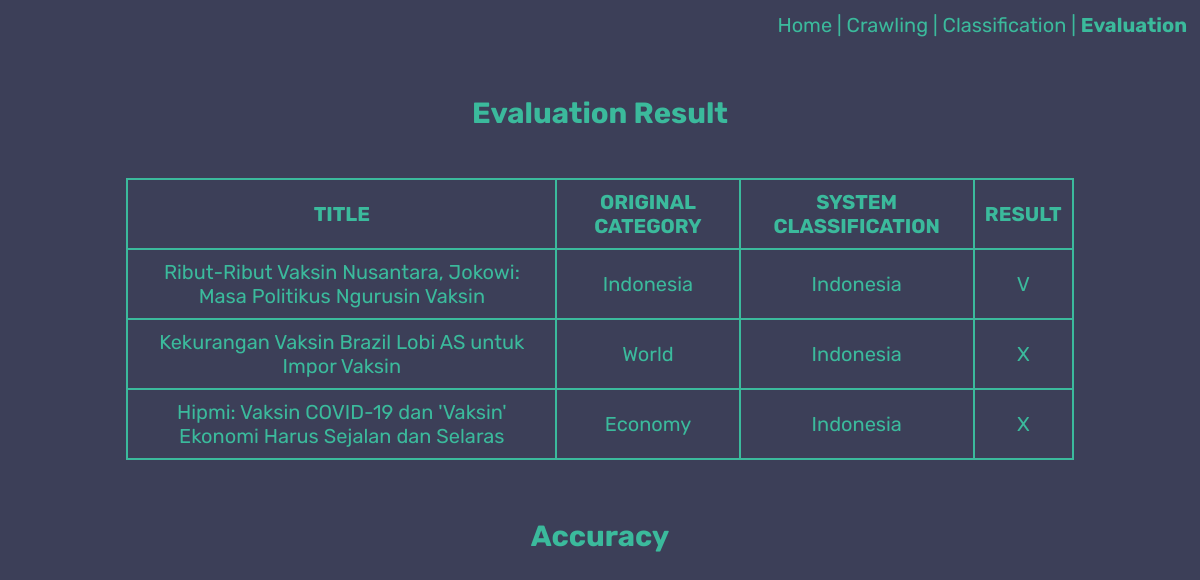
The page /evaluation.php on the database as committed earlier.
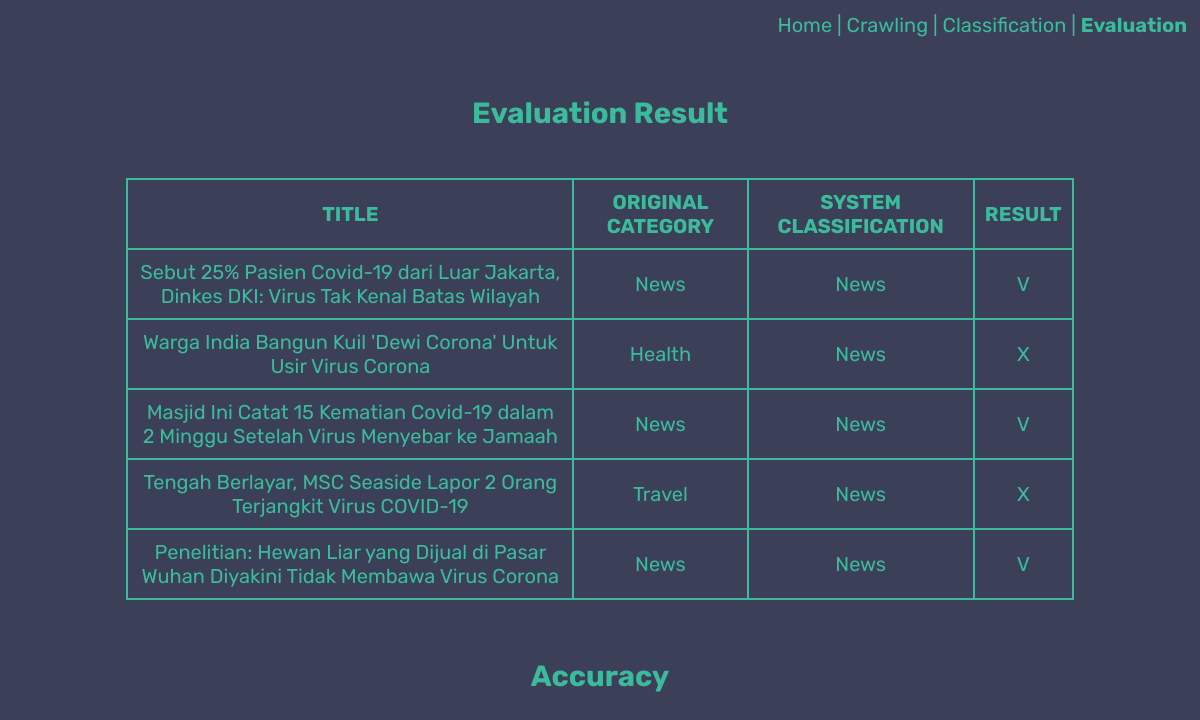
The same page on the database as committed later.
### tables this page shows
CREATE TABLE `testing_data` (
  `id` int(11) NOT NULL,
  `title` varchar(255) NOT NULL,
  `date` varchar(255) NOT NULL,
  `original_category` varchar(255) NOT NULL,
  `system_classification` varchar(255) NOT NULL,
  `queue` int(11) NOT NULL DEFAULT 0
);

### evaluation.php (the view, shortened to what this page needs)
<?php
    $mysqli = new mysqli("localhost", "root", "", "db_godeye");
?>
<!DOCTYPE html>
<html>
    <head>
        <link rel="stylesheet" href="main.css">
    </head>
    <body>
        <header>
            <div id="nav">
                <a href="index.php" class="navbar">Home</a> |
                <a href="crawl.php" class="navbar">Crawling</a> |
                <a href="classification.php" class="navbar">Classification</a> |
                <a href="#" class="navbar"><b>Evaluation</b></a>
            </div>
        </header>
        <main>
            <div class="main title">
                <h3>Evaluation Result</h3>
            </div>
            <div class="main result">
                <table class='table'>
                    <thead>
                        <tr>
                            <td>TITLE</td>
                            <td>ORIGINAL CATEGORY</td>
                            <td>SYSTEM CLASSIFICATION</td>
                            <td>RESULT</td>
                        </tr>
                    </thead>
                    <tbody>
                        <?php
                            $result = $mysqli->query("SELECT * FROM `testing_data` WHERE queue = (SELECT max(queue) FROM testing_data)");
                            while($row = $result->fetch_assoc()) {
                                echo "<tr>";
                                    echo "<td>".$row['title']."</td>";
                                    echo "<td>".$row['original_category']."</td>";
                                    echo "<td>".$row['system_classification']."</td>";
                                    if ($row['original_category'] == $row['system_classification']) {
                                        echo "<td>V</td>";
                                    } else {
                                        echo "<td>X</td>";
                                    }
                                echo "</tr>";
                            }
                        ?>
                    </tbody>
                </table>
            </div>
            <div class="main title">
                <h3>Accuracy</h3>
            </div>
        </main>
    </body>
</html>

### main.css (style rules this page uses)
* { font-family: 'Rubik', sans-serif; }
td { padding: 10px; }

### evaluation.php (style rules this page uses)
body { background-color: #3C3F58; }
header { padding-right: 5px; padding-top: 5px; text-align: right; }
#nav { font-size: 20px; color: #3BBA9C; }
.navbar { text-decoration: none; color: #3BBA9C; }
.main { text-align: center; color: #3BBA9C; font-size: 20px; }
.title { margin-top: 5%; font-size: 25px; }
.result { width: 80%; margin: auto; }
.table { margin-top: 5%; width: 100%; }
table, tr, td { border: 2px solid #3BBA9C; border-collapse: collapse; }
thead { font-weight: bold; }

Rows that differ between the two databases and show on the page:
no longer on this page (row edited): testing_data: title "Ribut-Ribut Vaksin Nusantara, Jokowi: Masa Politikus Ngurusin Vaksin", original_category "Indonesia", system_classification "Indonesia"
no longer on this page (row edited): testing_data: title "Kekurangan Vaksin Brazil Lobi AS untuk Impor Vaksin", original_category "World", system_classification "Indonesia", shows "X"
no longer on this page (row edited): testing_data: title "Hipmi: Vaksin COVID-19 dan 'Vaksin' Ekonomi Harus Sejalan dan Selaras", original_category "Economy", system_classification "Indonesia", shows "X"
added testing_data: title "Sebut 25% Pasien Covid-19 dari Luar Jakarta, Dinkes DKI: Virus Tak Kenal Batas Wilayah", original_category "News", system_classification "News"
added testing_data: title "Warga India Bangun Kuil 'Dewi Corona' Untuk Usir Virus Corona", original_category "Health", system_classification "News", shows "X"
added testing_data: title "Masjid Ini Catat 15 Kematian Covid-19 dalam 2 Minggu Setelah Virus Menyebar ke Jamaah", original_category "News", system_classification "News"
added testing_data: title "Tengah Berlayar, MSC Seaside Lapor 2 Orang Terjangkit Virus COVID-19", original_category "Travel", system_classification "News", shows "X"
added testing_data: title "Penelitian: Hewan Liar yang Dijual di Pasar Wuhan Diyakini Tidak Membawa Virus Corona", original_category "News", system_classification "News"
